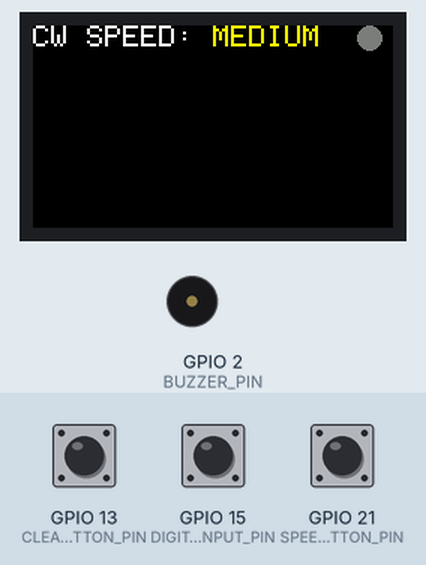
Bench run of a sketch on a simulated ESP32. Parts: 240×135 colour display, buzzer (waves = sounding). The inputs (shaded band) are chosen by the test bench; at power-on: GPIO 15 (DIGITAL_INPUT_PIN) HIGH, GPIO 21 (SPEED_BUTTON_PIN) HIGH, GPIO 13 (CLEAR_BUTTON_PIN) HIGH. What the sketch prints to the serial monitor is not drawn.

Above: at 1.3 s.
1.4 s: GPIO 15 (DIGITAL_INPUT_PIN) pulled LOW for 0.15 s
At 2.7 s:
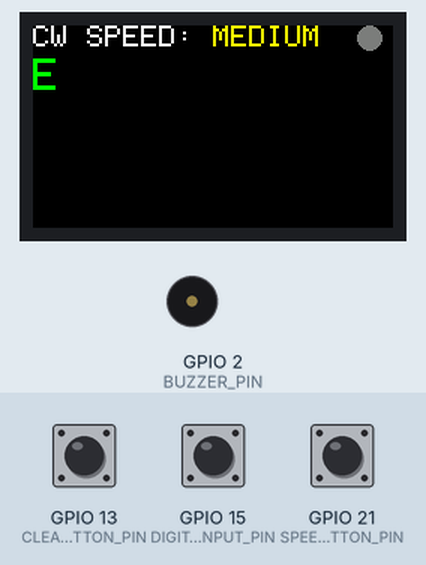
3.2 s: GPIO 21 (SPEED_BUTTON_PIN) pulled LOW for 0.15 s
At 3.6 s:
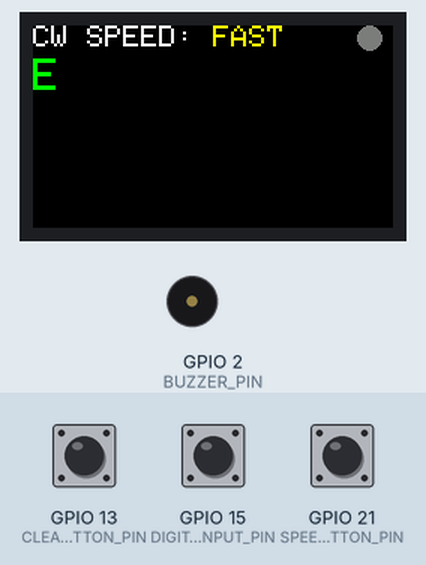
4.8 s: GPIO 15 (DIGITAL_INPUT_PIN) pulled LOW for 1 s
At 6.7 s:
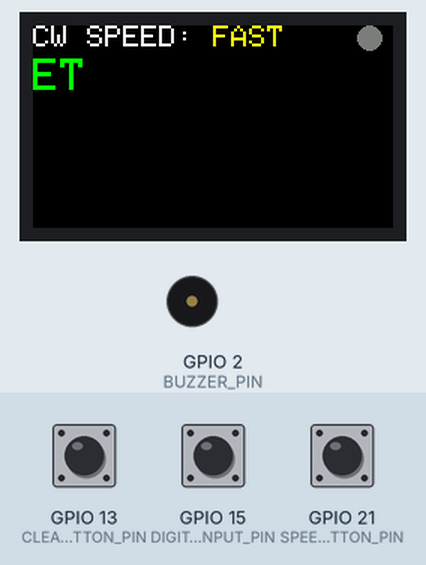
7.3 s: GPIO 21 (SPEED_BUTTON_PIN) pulled LOW for 1 s
At 7.9 s:
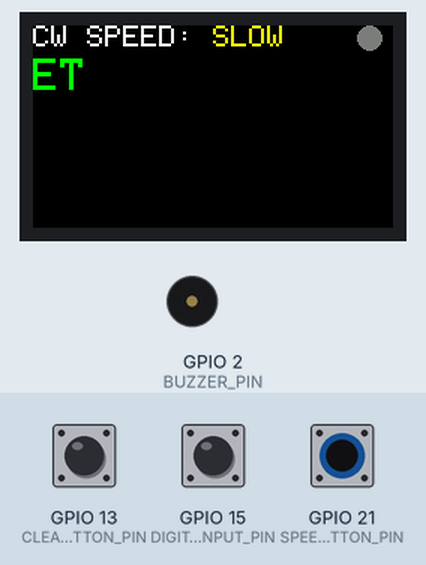
9.8 s: GPIO 15 (DIGITAL_INPUT_PIN) pulled LOW for 0.15 s
At 11.3 s:
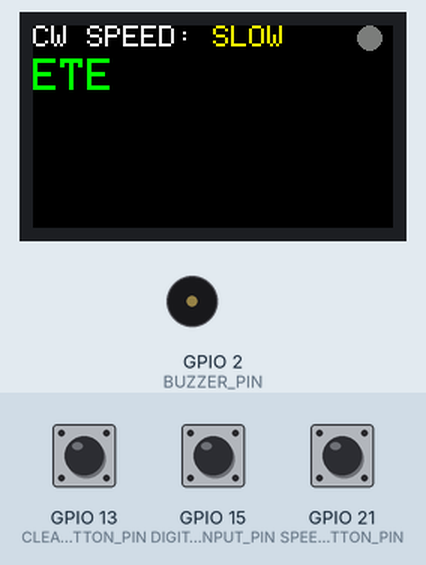
11.6 s: GPIO 15 (DIGITAL_INPUT_PIN) pulled LOW for 3.2 s
At 15.6 s:
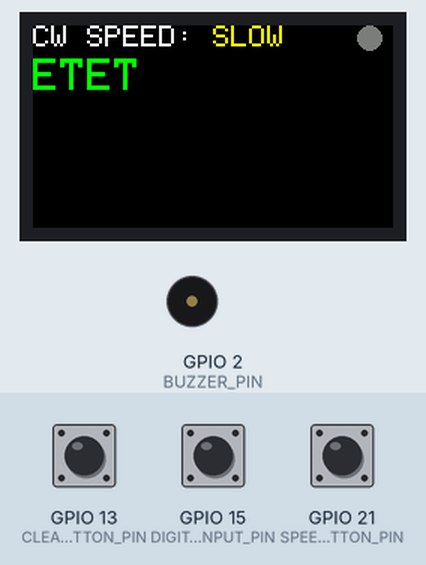
Timing chart, 0 to 17.1 s (numbered marks = the images above; inputs shaded):
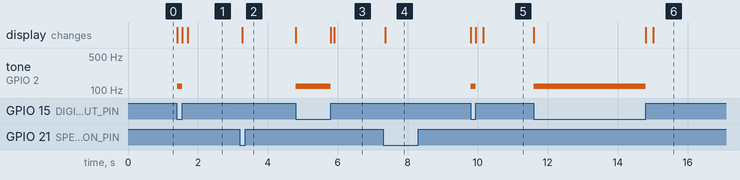

The sketch:

MorseCodeDecoder.ino
```cpp
// Description: 240
//  Morse code decoder using ESP32 micro controller module (TENSTAR with OLED display)
//  Notes on configuration settings:
//  Tools|Board|esp32 select LilyGo T-Display (or ESP32 DEV)
//  Pin 15: Input - LOW open, HIGH close
//  Pin 13: Clear screen - LOW
//  Pin 2: Buzzer
//  Set baud rate 115200 to view serial.print() output the Serial Monitor (for monitoring/debugging purpose)
//
// Author: Phuong Nguyen (VK3PTN)
// Version:
//  1.0.0 Initial version for ESP32 TenStar T ST7735 1.14 LED Display Module - 10/06/2026
//  1.0.1 Fine tuning timing boundaries using the standard international morse ratios - 20/06/2026
//  1.0.2 Added adjustable transmission speed (SLOW|MEDIUM|FAST) 22/06/2026
//  1.0.3 Calibrated speed timing against standard morse code generators
//
// TODO: Review and clean up codes

#include <Arduino.h>
#include <TFT_eSPI.h>
#include <SPI.h>
#include <string>

// constants
const int DIGITAL_INPUT_PIN = 15;
const int CLEAR_BUTTON_PIN = 13;
const int SPEED_BUTTON_PIN = 21;
const int BUZZER_PIN = 2;
const int BUZZER_FREQ = 120;

// timing parameters - no longer const so they can be adjusted dynamically
// speed calibrated against general morse code generator
const int SLOW_SPEED = 70; // 10-12wpm
const int MEDIUM_SPEED = 50; //12-15wpm
const int FAST_SPEED = 30; //15-20wpm

// selectable speed options instead of fixed option
const int SPEED_CYCLES[] = {SLOW_SPEED, MEDIUM_SPEED, FAST_SPEED};
int currentSpeedIndex = 0; // 0 = SLOW, 1 = MEDIUM, 2 = FAST

// initial default speed
int DOT_UNIT = MEDIUM_SPEED;

// intervals timing based on international standard
int DASH_LIMIT   = DOT_UNIT * 3;
int LETTER_LIMIT = DOT_UNIT * 3;
int WORD_LIMIT   = DOT_UNIT * 7;

// display config - header on top and text area below header
const int MIN_X_TEXT_AREA = 0;
const int MAX_X_TEXT_AREA = 240;
const int MIN_Y_TEXT_AREA = 22;
const int MAX_CHAR_PER_LINE = 13;

// cursor tracking for true typewriters flow
int currentX = MIN_X_TEXT_AREA;
int currentY = MIN_Y_TEXT_AREA;

// indicator position and size
const int INDICATOR_X = 224;
const int INDICATOR_Y = 8;
const int INDICATOR_SIZE = 8;

TFT_eSPI tft = TFT_eSPI();

// standard morse codes and texts mapping
const std::unordered_map<std::string, char> morseMap = {
    {".", 'E'}, {"-", 'T'}, {"..", 'I'}, {".-", 'A'}, {"-.", 'N'}, {"--", 'M'}, {"...", 'S'},
    {"..-", 'U'}, {".-.", 'R'}, {".--", 'W'}, {"-..", 'D'}, {"-.-", 'K'}, {"--.", 'G'},
    {"---", 'O'}, {"....", 'H'}, {"...-", 'V'}, {"..-.", 'F'}, {".-..", 'L'}, {".--.", 'P'},
    {".---", 'J'}, {"-...", 'B'}, {"-..-", 'X'}, {"-.-.", 'C'}, {"-.--", 'Y'}, {"--..", 'Z'}, {"--.-", 'Q'},
    {".----", '1'}, {"..---", '2'}, {"...--", '3'}, {"....-", '4'}, {".....", '5'},
    {"-....", '6'}, {"--...", '7'}, {"---..", '8'}, {"----.", '9'}, {"-----", '0'},
    {"-..-.", '/'}, {".-.-.-", '.'}, {"--..--", ','},  {"..--..", '?'}
};

String currentSequence = "";
unsigned long stateChangeTime = 0;
bool lastToneState = false;
bool letterPending = false;
bool lastSpeedButtonState = HIGH; // keeping track of the speed adjust pin

char decodeMorse(const String& sequence) {
    auto it = morseMap.find(sequence.c_str());
    if (it != morseMap.end()) {
        return it->second;
    }
    return '?';
}

// redraw only the header text area to update the selected options
void updateHeader() {
    // clear header line background up to the active indicator dot
    tft.fillRect(0, 0, INDICATOR_X - 10, 20, TFT_BLACK);
    tft.setTextSize(2);
    tft.setCursor(0, 0);
    tft.setTextColor(TFT_WHITE, TFT_BLACK);
    tft.print("CW SPEED: ");

    tft.setTextColor(TFT_YELLOW, TFT_BLACK); // display speed in yellow text

    if (DOT_UNIT == SLOW_SPEED) {
        tft.print("SLOW");
    } else if (DOT_UNIT == MEDIUM_SPEED) {
        tft.print("MEDIUM");
    } else if (DOT_UNIT == FAST_SPEED) {
        tft.print("FAST");
    } else {
        // to cover all possible senarios but should never happen
        tft.print("UNKNOWN");
    }
}

// clear text display area
void clearScreenRoutine() {
    tft.fillRect(MIN_X_TEXT_AREA, MIN_Y_TEXT_AREA, 240, 115, TFT_BLACK);
    currentX = MIN_X_TEXT_AREA;
    currentY = MIN_Y_TEXT_AREA;
    // debug
    Serial.println("\n--- Screen Cleared ---");
}

// display texts
void printToScreen(char newChar) {
    tft.setTextSize(3);
    tft.setTextColor(TFT_GREEN, TFT_BLACK);

    const int CHAR_WIDTH = 18;
    const int CHAR_HEIGHT = 26;

    if (currentX + CHAR_WIDTH > 235) {
        currentX = MIN_X_TEXT_AREA;
        currentY += CHAR_HEIGHT;
    }

    if (currentY + CHAR_HEIGHT > 135) {
        clearScreenRoutine();
    }

    tft.setCursor(currentX, currentY);

    if (newChar == ' ') {
        tft.fillRect(currentX, currentY, CHAR_WIDTH, CHAR_HEIGHT, TFT_BLACK);
        currentX += CHAR_WIDTH;
    } else {
        tft.fillRect(currentX, currentY, CHAR_WIDTH, CHAR_HEIGHT, TFT_BLACK);
        tft.print(newChar);
        currentX += CHAR_WIDTH;
    }
}

// signal indicator - ON/OFF
void displayIndicator(int x, int y, int size, uint32_t color) {
    tft.fillCircle(x, y, size, color);
}

void startBuzzerTone() {
    tone(BUZZER_PIN, BUZZER_FREQ);
}

void stopBuzzerTone() {
    noTone(BUZZER_PIN);
}

void setup() {
    Serial.begin(115200); // serial baudrate - for debuging/monitoring at this stage
    // set control pins on HIGH by default
    pinMode(DIGITAL_INPUT_PIN, INPUT_PULLUP);
    pinMode(CLEAR_BUTTON_PIN, INPUT_PULLUP);
    pinMode(SPEED_BUTTON_PIN, INPUT_PULLUP);

    // initialise display
    tft.init();
    tft.setRotation(1); // landscape mode
    tft.fillScreen(TFT_BLACK);

    // initialise the header display default speed
    currentSpeedIndex = 1; // inital speed set to MEDIUM
    DOT_UNIT = SPEED_CYCLES[currentSpeedIndex];
    updateHeader();

    stateChangeTime = millis();
}

void loop() {
    // ---- SPEED CONTROL HANDLING ----
    bool currentSpeedButtonState = digitalRead(SPEED_BUTTON_PIN);

    // check for falling edge transition (button pushed down to LOW)
    if (currentSpeedButtonState == LOW && lastSpeedButtonState == HIGH) {
        delay(50); // Simple debounce delay

    // cycling index counter
    currentSpeedIndex = (currentSpeedIndex + 1) % 3;

    // assign the new speed in the cycle
    DOT_UNIT = SPEED_CYCLES[currentSpeedIndex];

        // recalculate intervals base on the speed setting
        DASH_LIMIT   = DOT_UNIT * 3;
        LETTER_LIMIT = DOT_UNIT * 3; // or 4
        WORD_LIMIT   = DOT_UNIT * 7;

        updateHeader();

        // debug
        Serial.print("Speed updated. Mode Index: ");
        Serial.print(currentSpeedIndex);
        Serial.print(" | New DOT_UNIT: ");
        Serial.println(DOT_UNIT);
    }
    lastSpeedButtonState = currentSpeedButtonState;

    // ---- CLEAR SCREEN BUTTON HANDLING ----
    if (digitalRead(CLEAR_BUTTON_PIN) == LOW) {
        clearScreenRoutine();
        delay(200);
    }

    // ---- MORSE SIGNAL ENGINE DECODER ----
    bool toneDetected = (digitalRead(DIGITAL_INPUT_PIN) == LOW);
    unsigned long currentTime = millis();
    unsigned long duration = currentTime - stateChangeTime;

    if (toneDetected) {
        displayIndicator(INDICATOR_X, INDICATOR_Y, INDICATOR_SIZE, TFT_RED);
        startBuzzerTone();
    } else {
        displayIndicator(INDICATOR_X, INDICATOR_Y, INDICATOR_SIZE, TFT_DARKGREY);
        stopBuzzerTone();
    }

    if (toneDetected != lastToneState) {
        if (lastToneState) {
            // debug
            Serial.print("[SIGNAL LOW] Pulse Duration: ");
            Serial.print(duration);
            Serial.print(" ms -> Interpreted as: ");

            if (duration >= DASH_LIMIT) {
                currentSequence += "-";
                Serial.println("DASH (-)");
            } else if (duration > (DOT_UNIT / 2)) { // adjusted noise margin check to scale with speed
                currentSequence += ".";
                Serial.println("DOT (.)");
            } else {
                Serial.println("NOISE GLITCH (Ignored)");
            }

            Serial.print("  -> Current Buffer Content: "); Serial.println(currentSequence);
            letterPending = true;
        } else {
            Serial.print("[SIGNAL HIGH] Gap Duration: ");
            Serial.print(duration);
            Serial.print(" ms -> ");

            if (duration >= WORD_LIMIT) {
                Serial.println("WORD GAP MET");
            } else if (duration >= LETTER_LIMIT) {
                Serial.println("LETTER GAP MET");
            } else {
                Serial.println("ELEMENT GAP");
            }
        }
        lastToneState = toneDetected;
        stateChangeTime = currentTime;
    } else {
        if (!toneDetected && letterPending) {
            if (duration >= WORD_LIMIT) {
                if (currentSequence.length() > 0) {
                    char c = decodeMorse(currentSequence);
                    if (c != '?') {
                        Serial.print(" >> DECODED WORD ELEMENT: "); Serial.println(c);
                        printToScreen(c);
                    }
                }
                Serial.print(" ");
                printToScreen(' ');

                currentSequence = "";
                letterPending = false;
            }
            else if (duration >= LETTER_LIMIT && currentSequence.length() > 0) {
                char c = decodeMorse(currentSequence);
                if (c != '?') {
                    Serial.print(" >> DECODED LETTER ELEMENT: "); Serial.println(c);
                    printToScreen(c);
                } else {
                    Serial.print(" >> UNKNOWN SEQUENCE DETECTED: "); Serial.println(currentSequence);
                }
                currentSequence = "";
                letterPending = false;
            }
        }
    }
}
```

Measured:
- after the input at 1.4 s, tone on GPIO 2 (BUZZER_PIN): silent → 120 Hz at once, → silent 0.15 s later; the display: first changes at once (image 1 shows a later state)
- after the input at 3.2 s, the display: changes after 0.06 s (image 2)
- after the input at 4.8 s, tone on GPIO 2 (BUZZER_PIN): silent → 120 Hz at once, → silent 1.0 s later; the display: first changes at once (image 3 shows a later state)
- after the input at 7.3 s, the display: changes after 0.06 s (image 4)
- after the input at 9.8 s, tone on GPIO 2 (BUZZER_PIN): silent → 120 Hz at once, → silent 0.15 s later; the display: first changes at once (image 5 shows a later state)
- after the input at 11.6 s, tone on GPIO 2 (BUZZER_PIN): silent → 120 Hz at once, → silent 3.2 s later; the display: first changes at once (image 6 shows a later state)
